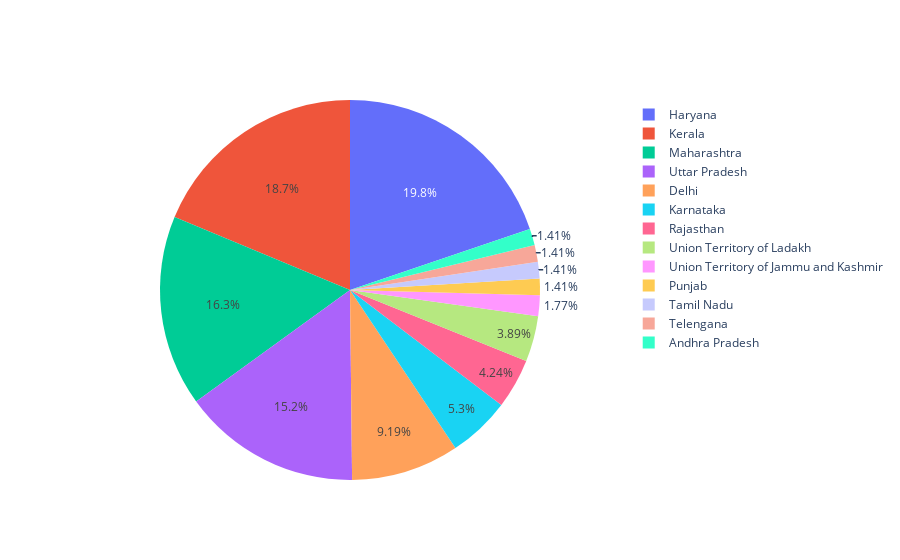

Notebook code for this chart:
### Code cell
fig = go.Figure()

fig.add_trace(go.Pie(labels = data['Name of State / UT'][100:150],
                     values = data['Total Confirmed cases'][100:150]))

### Figure 1 — Plotly figure (JSON) as saved in the notebook; plotly's stock layout.template omitted (floating-point values rounded to 4 significant figures)
{"data": [{"labels": ["Maharashtra", "Punjab", "Rajasthan", "Tamil Nadu", "Telengana", "Union Territory of Jammu and Kashmir", "Union Territory of Ladakh", "Uttar Pradesh", "Andhra Pradesh", "Delhi", "Haryana", "Karnataka", "Kerala", "Maharashtra", "Punjab", "Rajasthan", "Tamil Nadu", "Telengana", "Union Territory of Jammu and Kashmir", "Union Territory of Ladakh", "Uttar Pradesh", "Andhra Pradesh", "Delhi", "Haryana", "Karnataka", "Kerala", "Maharashtra", "Punjab", "Rajasthan", "Tamil Nadu", "Telengana", "Union Territory of Jammu and Kashmir", "Union Territory of Ladakh", "Uttar Pradesh", "Andhra Pradesh", "Delhi", "Haryana", "Karnataka", "Kerala", "Maharashtra", "Punjab", "Rajasthan", "Tamil Nadu", "Telengana", "Union Territory of Jammu and Kashmir", "Union Territory of Ladakh", "Uttar Pradesh", "Andhra Pradesh", "Delhi", "Haryana"], "type": "pie", "values": [10, 1, 3, 1, 1, 1, 2, 9, 1, 6, 14, 4, 17, 11, 1, 3, 1, 1, 1, 3, 11, 1, 6, 14, 5, 17, 11, 1, 3, 1, 1, 1, 3, 11, 1, 7, 14, 6, 19, 14, 1, 3, 1, 1, 2, 3, 12, 1, 7, 14]}], "layout": {}}
